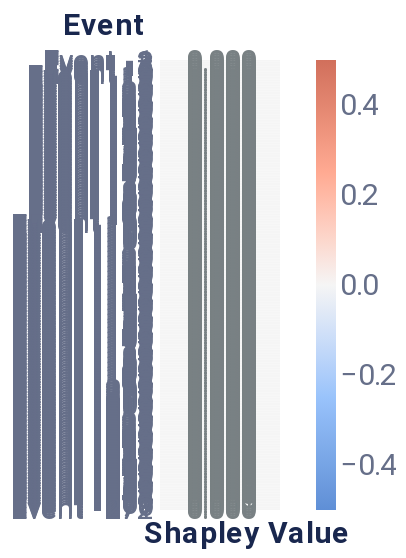

This figure's notebook cell:
### Code cell
from timeshap.explainer import local_event
from timeshap.plot import plot_event_heatmap
pruning_idx = 0

event_dict = {'rs': 42, 'nsamples': 32000}
event_data = local_event(f, random_sequence, event_dict, entity_uuid=None, entity_col=None, baseline=average_event, pruned_idx=pruning_idx)
event_plot = plot_event_heatmap(event_data)
event_plot

### Figure 1 — Vega-Lite specification as saved in the notebook (floating-point values rounded to 4 significant figures; data arrays with more than 128 entries replaced by an {"elided": "..."} marker saying what was removed)
{"config": {"axis": {"domain": true, "domainColor": "#666F89", "grid": false, "gridCap": "round", "gridColor": "#B3B7C4", "gridDash": [2, 4], "gridWidth": 0.5, "labelColor": "#666F89", "labelFont": "Roboto, Arial, sans-serif", "labelPadding": 2, "tickColor": "#666F89", "tickOpacity": 0.5, "tickSize": 4, "titleColor": "#19274E", "titleFont": "Roboto, Arial, sans-serif", "titleFontSize": 12}, "axisBand": {"domain": true, "labelPadding": 4, "ticks": false}, "axisY": {"domain": false, "titleAlign": "left", "titleAngle": 0, "titleX": -20, "titleY": -10}, "legend": {"labelColor": "#666F89", "labelFont": "Roboto, Arial, sans-serif", "labelFontSize": 12, "symbolSize": 40, "titleColor": "#19274E", "titleFont": "Roboto, Arial, sans-serif", "titleFontSize": 12, "titlePadding": 4}, "arc": {"stroke": "#FFFFFF", "strokeWidth": 1}, "bar": {"fill": "#2770EB", "stroke": null}, "line": {"stroke": "#2770EB", "strokeWidth": 2}, "path": {"stroke": "#2770EB", "strokeWidth": 0.5}, "point": {"fill": "#2770EB", "shape": "circle", "filled": true}, "rect": {"fill": "#2770EB"}, "rule": {"stroke": "#666F89"}, "shape": {"stroke": "#2770EB"}, "text": {"color": "#19274E", "font": "Roboto, Arial, sans-serif", "fontSize": 12}, "range": {"category": ["#2770EB", "#77B98A", "#DA5252", "#FFC400", "#A87AEA", "#00A39E", "#19274E"], "diverging": ["#006360", "#2BB3AE", "#96D9D7", "#FFFFFF", "#EDAAAA", "#DA5252", "#811D1D"], "heatmap": ["#18448F", "#1B4EA5", "#2770EB", "#4C88EE", "#82ACF3", "#A6C4F7", "#E9F1FD"], "ramp": ["#18448F", "#1B4EA5", "#2770EB", "#4C88EE", "#82ACF3", "#A6C4F7", "#E9F1FD"]}, "background": "#FFFFFF", "group": {"fill": "#FFFFFF"}, "header": {"labelColor": "#19274E", "labelFont": "Roboto, Arial, sans-serif", "labelFontSize": 12, "titleColor": "#19274E", "titleFont": "Roboto, Arial, sans-serif", "titleFontSize": 16}, "title": {"anchor": "start", "color": "#19274E", "font": "Roboto, Arial, sans-serif", "fontSize": 20, "fontWeight": "bold", "offset": 20, "subtitleColor": "#19274E", "subtitleFontSize": 16}, "view": {"continuousHeight": 300, "continuousWidth": 400, "stroke": "transparent"}}, "layer": [{"mark": "rect", "encoding": {"color": {"field": "rounded", "legend": {"gradientLength": 225, "gradientThickness": 10, "labelFontSize": 15, "orient": "right"}, "scale": {"domain": [-0.5, 0.5], "range": ["#5f8fd6", "#99c3fb", "#f5f5f5", "#ffaa92", "#d16f5b"]}, "title": null, "type": "quantitative"}, "x": {"axis": {"title": "Shapley Value", "titleFontSize": 15}, "field": "column", "type": "ordinal"}, "y": {"axis": {"domain": false, "labelFontSize": 15, "title": "Event", "titleFontSize": 15, "titleX": -49}, "field": "Feature", "sort": {"elided": "272 str values"}, "type": "ordinal"}}}, {"mark": {"type": "text", "align": "right", "baseline": "middle", "color": "#798184", "dx": 18, "fontSize": 15}, "encoding": {"text": {"field": "rounded_str", "type": "nominal"}, "x": {"axis": {"domain": false, "labels": false, "title": "Shapley Value", "titleX": 43}, "field": "column", "type": "ordinal"}, "y": {"axis": {"domain": false, "labelFontSize": 15, "title": "Event", "titleFontSize": 15, "titleX": -49}, "field": "Feature", "sort": {"elided": "272 str values"}, "type": "ordinal"}}}], "data": {"name": "data-b8ba0fdc49e7a2165f9502f852fccc27"}, "height": 225, "width": 60, "$schema": "https://vega.github.io/schema/vega-lite/v4.17.0.json", "datasets": {"data-b8ba0fdc49e7a2165f9502f852fccc27": {"elided": "272 records"}}}
